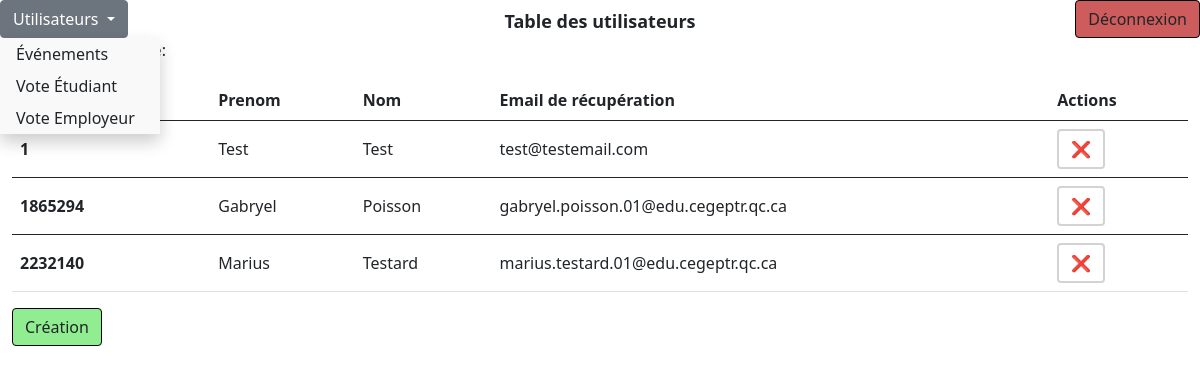
Page /userBD.php (signed in) on the committed database.
### tables this page shows
CREATE TABLE `user` (
  `numEmploye` int(11) PRIMARY KEY NOT NULL,
  `password` varchar(1024) NOT NULL,
  `prenom` varchar(50) NOT NULL,
  `nom` varchar(50) NOT NULL,
  `recoverEmail` varchar(255) NOT NULL
);

### userBD.php (the view, shortened to what this page needs)
<!DOCTYPE html>
<html lang="en">
<head>
    <link href="https://cdn.jsdelivr.net/npm/bootstrap@5.0.2/dist/css/bootstrap.min.css" rel="stylesheet">
    <link rel="stylesheet" href="css/accueil.css">
    <link rel="stylesheet" href="js/script.js">
</head>
<body>
    <?php
    $servername = "localhost";
    $username = "root";
    $password = "root";
    $bd = "smileyFace";
    $conn = new mysqli($servername, $username, $password, $bd);
    $sql = "SELECT numEmploye, password, prenom, nom, recoverEmail FROM user";
    $conn->query('SET NAMES utf8');
    $result = $conn->query($sql);
    ?>
    <div class="container-fluid h-100">
        <div class="row navBar">
            <div class="col-2 p-0">
                <div class="dropdown">
                    <a class="btn btn-secondary dropdown-toggle" href="#" role="button" id="dropdownMenuLink">
                        <?php
                        $page_name = 'Utilisateurs';
                        echo $page_name;
                        ?>
                    </a>
                    <div class="dropdown-content">
                        <button class="dropdown-item" onclick="window.location.href='eventBD.php'">Événements</button>
                        <button class="dropdown-item" onclick="window.location.href='index.php'">Vote Étudiant</button>
                        <button class="dropdown-item" onclick="window.location.href='index1.php'">Vote Employeur</button>
                    </div>
                    <div>
                        Connecté en tant que: <h5> <?php echo $_SESSION["prenom"] . " " . $_SESSION["nom"]; ?> </h5>
                    </div>
                </div>
            </div>
            <div class="col-8 p-2 text-center">
                <p>Table des utilisateurs</p>
            </div>
            <div class="col-2 p-0 text-end">
                <button class="btn buttonNav" id="butSignOut" onclick="window.location.href='deconnexion.php'">Déconnexion</button>
            </div>
        </div>
        <div class="row mainWindow">
            <div class="col-12 my-custom-scrollbar">
                <table class="table" id="dtVerticalScrollExample">
                    <thead>
                        <tr>
                            <th scope="col">N° Employé</th>
                            <th scope="col">Prenom</th>
                            <th scope="col">Nom</th>
                            <th scope="col">Email de récupération</th>
                            <th scope="col">Actions</th>
                        </tr>
                    </thead>
                    <?php
                    if ($result->num_rows > 0) {
                        while ($row = $result->fetch_assoc()) {
                    ?>
                            <tbody>
                                <tr>
                                    <th scope="row"><?php echo $row["numEmploye"] ?></th>
                                    <td><?php echo $row["prenom"] ?></td>
                                    <td><?php echo $row["nom"] ?></td>
                                    <td><?php echo $row["recoverEmail"] ?></td>
                                    <td>
                                        <a href="supprimer.php?id=<?php echo $row["numEmploye"] ?>&eoU=<?php echo 1 ?>" class="btn btn-danger" type="button" id="butRemove" title="Supprimer">&#10060;</a>
                                    </td>
                                </tr>
                            </tbody>
                    <?php
                        }
                    } else {
                        echo "0 results";
                    }
                    ?>
                    <table>
                        <button class="btn buttonNav" id="butCreate" onclick="window.location.href='create.php'">Création</button>
            </div>
        </div>
    </div>
</body>
</html>

### css/accueil.css (style rules this page uses)
html, body { height: 100%; }
.navBar { height: 10%; }
.buttonNav { height: max-content; }
.mainWindow { height: 90%; }
p { font-weight: bold; font-size: 18px; }
#butCreate { background-color: lightgreen; border: solid black 1px; }
#butSignOut { background-color: indianred; border: solid black 1px; }
a { text-decoration: none; color: black; }
th, td { vertical-align: middle; }
#butRemove { background-color: white; border: solid lightgrey 2px; }
.dropdown { position: relative; display: inline-block; }
.dropdown-content { display: none; position: absolute; background-color: #f9f9f9; min-width: 160px; box-shadow: 0px 8px 16px 0px rgba(0,0,0,0.2); z-index: 1; }

### rows in the picture
user: numEmploye "1", prenom "Test", nom "Test", recoverEmail "test@testemail.com"
user: numEmploye "1865294", prenom "Gabryel", nom "Poisson", recoverEmail "gabryel.poisson.01@edu.cegeptr.qc.ca"
user: numEmploye "2232140", prenom "Marius", nom "Testard", recoverEmail "marius.testard.01@edu.cegeptr.qc.ca"

### other values in the picture
$page_name "Utilisateurs"
